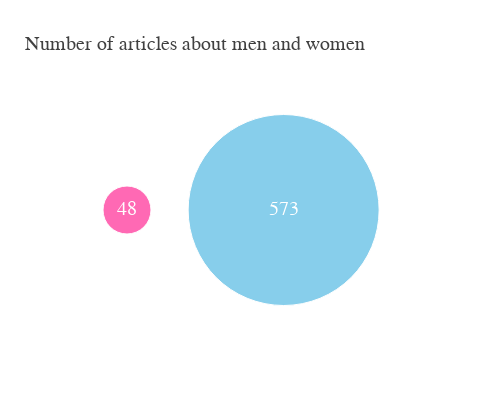

The notebook cell saved with this chart:
### Markdown cell above
#### **Plot 1**

### Code cell
nr_of_men = sum(men_people)
nr_of_women = sum(women_people)

nr_men_women = pd.DataFrame({'gender': ['women', 'men'],'number_of': [nr_of_women, nr_of_men], 
                             'y_value_to_align': [1,1], 'x_value_to_align': [0,1]})

total_people = nr_men_women['number_of'].sum()
nr_men_women['percentage'] = nr_men_women['number_of']/total_people*100
nr_men_women['percentage'] = nr_men_women['percentage'].round(2)
fig = go.Figure(data=[go.Scatter(
    x=nr_men_women['x_value_to_align'], y=nr_men_women['y_value_to_align'],
    text=nr_men_women['number_of'],
    mode='markers+text',
    marker=dict(
        color=['hotpink', 'skyblue'],
        opacity=[1, 1],
        size=[nr_of_women, nr_of_men/3]),
    hovertemplate=
        nr_men_women['percentage'].astype(str)+"%" +" of all articles about People are about "+nr_men_women['gender']+"")])

fig.update_layout(
    font_family="Helvetica",
    font_color="white",
    font_size=20,
    template = 'simple_white',
    width=500, height=400
)

fig.update_layout(title='Number of articles about men and women', title_font = dict(family='Times New Roman, serif', color = '#404040', size = 20))

fig.update_xaxes(visible=False)   
fig.update_yaxes(visible=False)
fig.show()

fig.to_html(full_html = False, include_plotlyjs='cdn')
fig.write_html("datastory_plot/plot1.html", full_html=False, include_plotlyjs='cdn')

### Figure 1 — Plotly figure (JSON) as saved in the notebook; plotly's stock layout.template omitted (floating-point values rounded to 4 significant figures)
{"data": [{"hovertemplate": ["7.73% of all articles about People are about women", "92.27% of all articles about People are about men"], "marker": {"color": ["hotpink", "skyblue"], "opacity": [1, 1], "size": [48, 191]}, "mode": "markers+text", "text": [48, 573], "type": "scatter", "x": [0, 1], "y": [1, 1]}], "layout": {"font": {"color": "white", "family": "Helvetica", "size": 20}, "height": 400, "title": {"font": {"color": "#404040", "family": "Times New Roman, serif", "size": 20}, "text": "Number of articles about men and women"}, "width": 500, "xaxis": {"visible": false}, "yaxis": {"visible": false}}}
